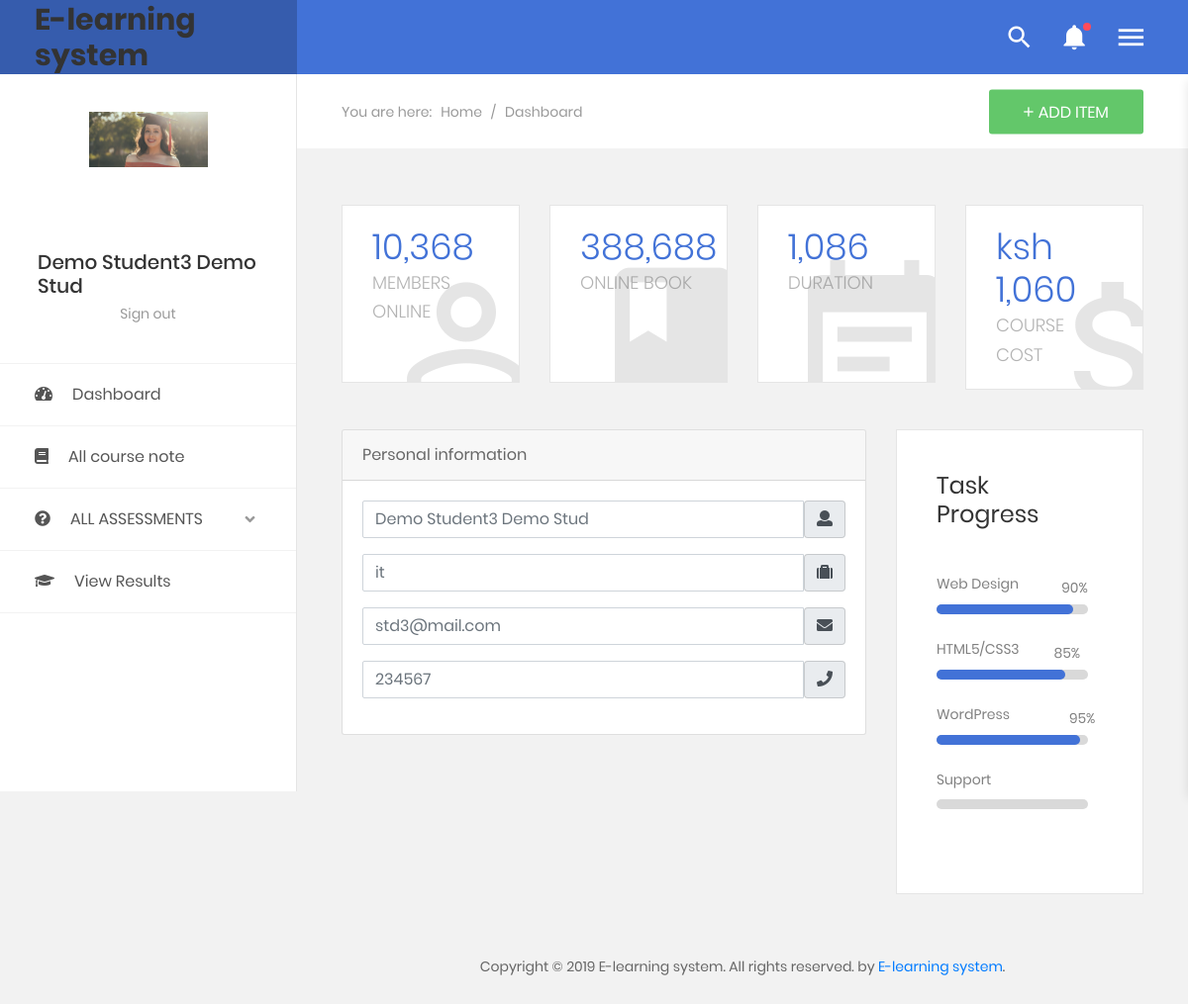
The app's page /student/ (signed in) with its own data.
### tables this page shows
CREATE TABLE `student` (
  `stdid` int(10) NOT NULL,
  `firstname` varchar(20) DEFAULT NULL,
  `middlename` varchar(20) DEFAULT NULL,
  `lastname` varchar(20) DEFAULT NULL,
  `email` varchar(100) DEFAULT NULL,
  `password` varchar(10) DEFAULT 'student',
  `course` varchar(100) DEFAULT NULL,
  `image` varchar(200) DEFAULT NULL,
  `phone` varchar(10) DEFAULT NULL,
  `admissiondate` timestamp(5) NOT NULL DEFAULT CURRENT_TIMESTAMP(5) ON UPDATE CURRENT_TIMESTAMP(5),
  `ans` varchar(200) NOT NULL,
  `results` varchar(200) NOT NULL
);

### student/index.php (the view, shortened to what this page needs)
<?php include('includes/header.php')?>
<?php include('includes/navbar.php')?>
<?php
                    $ret="SELECT * FROM student WHERE stdid= '$_SESSION[stdid]'";
                     $stmt= $conn->prepare($ret) ;
                     $stmt->execute() ;
                     $res=$stmt->get_result();
                     while($row=$res->fetch_object())
                           {
                               ?>
        <section class="au-breadcrumb m-t-75">
                <div class="section__content section__content--p30">
                    <div class="container-fluid">
                        <div class="row">
                            <div class="col-md-12">
                                <div class="au-breadcrumb-content">
                                    <div class="au-breadcrumb-left">
                                        <span class="au-breadcrumb-span">You are here:</span>
                                        <ul class="list-unstyled list-inline au-breadcrumb__list">
                                            <li class="list-inline-item active">
                                                <a href="#">Home</a>
                                            </li>
                                            <li class="list-inline-item seprate">
                                                <span>/</span>
                                            </li>
                                            <li class="list-inline-item">Dashboard</li>
                                        </ul>
                                    </div>
                                    <button class="au-btn au-btn-icon au-btn--green">
                                        <i class="zmdi zmdi-plus"></i>add item</button>
                                </div>
                            </div>
                        </div>
                    </div>
                </div>
            </section>
            <section class="statistic">
                <div class="section__content section__content--p30">
                    <div class="container-fluid">
                        <div class="row">
                            <div class="col-md-6 col-lg-3">
                                <div class="statistic__item">
                                    <h2 class="number">10,368</h2>
                                    <span class="desc">members online</span>
                                    <div class="icon">
                                        <i class="zmdi zmdi-account-o"></i>
                                    </div>
                                </div>
                            </div>
                            <div class="col-md-6 col-lg-3">
                                <div class="statistic__item">
                                    <h2 class="number">388,688</h2>
                                    <span class="desc">online book</span>
                                    <div class="icon">
                                        <i class="zmdi zmdi-book"></i>
                                    </div>
                                </div>
                            </div>
                            <div class="col-md-6 col-lg-3">
                                <div class="statistic__item">
                                    <h2 class="number">1,086</h2>
                                    <span class="desc">Duration</span>
                                    <div class="icon">
                                        <i class="zmdi zmdi-calendar-note"></i>
                                    </div>
                                </div>
                            </div>
                            <div class="col-md-6 col-lg-3">
                                <div class="statistic__item">
                                    <h2 class="number">ksh 1,060</h2>
                                    <span class="desc">Course cost</span>
                                    <div class="icon">
                                        <i class="zmdi zmdi-money"></i>
                                    </div>
                                </div>
                            </div>
                        </div>
                    </div>
                </div>
            </section>
            <section>
                <div class="section__content section__content--p30">
                    <div class="container-fluid">
                        <div class="row">
                            <div class="col-xl-8">
                            <div class="card">
                                    <div class="card-header">Personal information</div>
                                    <div class="card-body card-block">
                                        <form action="" method="post" class="">
                                            <div class="form-group">
                                                <div class="input-group">
                                                    <input type="text" id="username2" name="username2" placeholder="<?php echo $row->firstname;?> <?php echo $row->lastname;?>" class="form-control">
                                                    <div class="input-group-addon">
                                                        <i class="fa fa-user"></i>
                                                    </div>
                                                </div>
                                            </div>
                                            <div class="form-group">
                                                <div class="input-group">
                                                    <input type="text" id="username2" name="username2" placeholder="<?php echo $row->course;?>" class="form-control">
                                                    <div class="input-group-addon">
                                                        <i class="fa fa-suitcase"></i>
                                                    </div>
                                                </div>
                                            </div>
                                            <div class="form-group">
                                                <div class="input-group">
                                                    <input type="email" id="email2" name="email2" placeholder="<?php echo $row->email;?>" class="form-control">
                                                    <div class="input-group-addon">
                                                        <i class="fa fa-envelope"></i>
                                                    </div>
                                                </div>
                                            </div>
                                            <div class="form-group">
                                                <div class="input-group">
                                                    <input type="text" id="username2" name="username2" placeholder="<?php echo $row->phone;?>" class="form-control">
                                                    <div class="input-group-addon">
                                                        <i class="fa fa-phone"></i>
                                                    </div>
                                                </div>
                                            </div>
                                        </form>
                                    </div>
                                </div>
                            </div>
                            <div class="col-xl-4">
                                <div class="task-progress">
                                    <h3 class="title-3">task progress</h3>
                                    <div class="au-skill-container">
                                        <div class="au-progress">
                                            <span class="au-progress__title">Web Design</span>
                                            <div class="au-progress__bar">
                                                <div class="au-progress__inner js-progressbar-simple" role="progressbar" data-transitiongoal="90">
                                                    <span class="au-progress__value js-value"></span>
                                                </div>
                                            </div>
                                        </div>
                                        <div class="au-progress">
                                            <span class="au-progress__title">HTML5/CSS3</span>
                                            <div class="au-progress__bar">
                                                <div class="au-progress__inner js-progressbar-simple" role="progressbar" data-transitiongoal="85">
                                                    <span class="au-progress__value js-value"></span>
                                                </div>
                                            </div>
                                        </div>
                                        <div class="au-progress">
                                            <span class="au-progress__title">WordPress</span>
                                            <div class="au-progress__bar">
                                                <div class="au-progress__inner js-progressbar-simple" role="progressbar" data-transitiongoal="95">
                                                    <span class="au-progress__value js-value"></span>
                                                </div>
                                            </div>
                                        </div>
                                        <div class="au-progress">
                                            <span class="au-progress__title">Support</span>
                                            <div class="au-progress__bar">
                                            </div>
                                        </div>
                                    </div>
                                </div>
                            </div>
                        </div>
                    </div>
                </div>
            </section>
            <section>
                <div class="section__content section__content--p30">
                    <div class="container-fluid">
                        <div class="row">
                            <div class="col-xl-6">
                            </div>
                            <div class="col-xl-6">
                            </div>
                        </div>
                    </div>
                </div>
            </section>
            <?php include('includes/footer.php')?>
                           <?php } ?>

### student/includes/navbar.php (shortened to what this page needs)
<?php
                    $ret="SELECT * FROM student WHERE stdid= '$_SESSION[stdid]'";
                     $stmt= $conn->prepare($ret) ;
                     $stmt->execute() ;
                     $res=$stmt->get_result();
                     while($row=$res->fetch_object())
                           {
                               ?>
<body class="animsition">
    <div class="page-wrapper">
        <aside class="menu-sidebar2">
            <div class="logo">
                <a href="#">
                    <h2>E-learning system</h2>
                </a>
            </div>
            <div class="menu-sidebar2__content js-scrollbar1">
                <div class="account2">
                    <div class="image img-rect img-120">
                        <img src="../../E-learning/Admin/img/profile_pic/<?php echo $row->image;?>" alt="John Doe" />
                    </div>
                    <h4 class="name"> <?php echo $row->firstname;?> <?php echo $row->lastname;?></h4>
                    <a href="../index.php">Sign out</a>
                </div>
                <nav class="navbar-sidebar2">
                    <ul class="list-unstyled navbar__list">
                        <li>
                            <a href="index.php">
                                <i class="fas fa-tachometer-alt"></i>Dashboard</a>
                        </li>
                        <li>
                            <a href="viewallnote.php">
                                <i class="fas fa-book"></i>All course note</a>
                        </li>
                        <ul class="list-unstyled navbar__list">
                        <li class="has-sub">
                            <a class="js-arrow" href="#">
                                <i class="fas fa-question-circle "></i>ALL ASSESSMENTS
                                <span class="arrow">
                                    <i class="fas fa-angle-down"></i>
                                </span>
                            </a>
                        </li>
                        <li>
                            <a href="results.php">
                                <i class="fas fa-graduation-cap"></i>View Results</a>
                        </li>
                            </ul>
                    </ul>
                </nav>
            </div>
        </aside>
           <div class="page-container2">
            <header class="header-desktop2">
                <div class="section__content section__content--p30">
                    <div class="container-fluid">
                        <div class="header-wrap2">
                            <div class="header-button2">
                                <div class="header-button-item js-item-menu">
                                    <i class="zmdi zmdi-search"></i>
                                </div>
                                <div class="header-button-item has-noti js-item-menu">
                                    <i class="zmdi zmdi-notifications"></i>
                                </div>
                                <div class="header-button-item mr-0 js-sidebar-btn">
                                    <i class="zmdi zmdi-menu"></i>
                                </div>
                        </div>
                    </div>
                </div>
            </header>
                           <?php } ?>

### student/includes/footer.php (shortened to what this page needs)
  <section>
                <div class="container-fluid">
                    <div class="row">
                        <div class="col-md-12">
                            <div class="copyright">
                                <p>Copyright © 2019 E-learning system. All rights reserved. by <a href="">E-learning system</a>.</p>
                            </div>
                        </div>
                    </div>
                </div>
            </section>
        </div>
    </div>
</body>
</html>

### records on screen
student: image (picture), firstname "Demo Student3", lastname "Demo Stud", username2 "Demo Student3 Demo Stud", username2 "it", email2 "std3@mail.com", username2 "234567"
